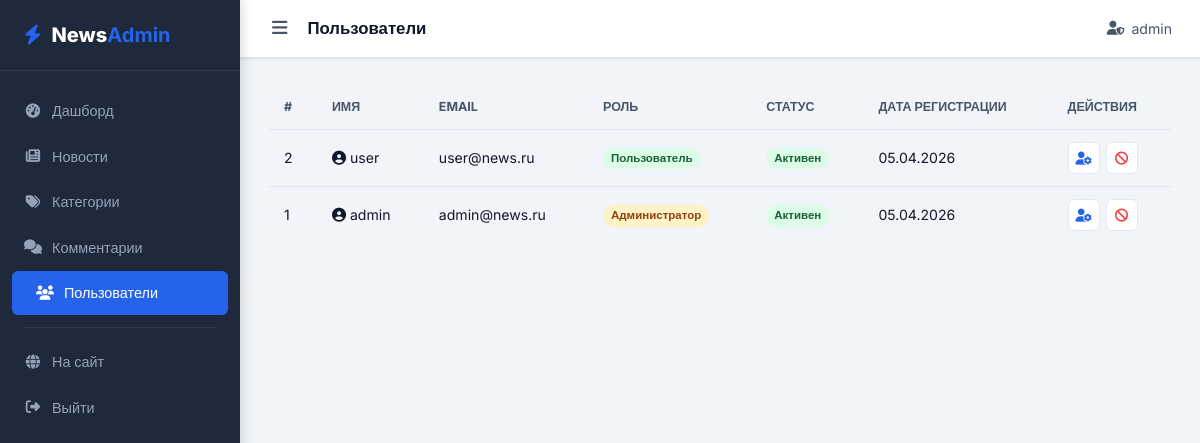
Page /admin/users (signed in) on the committed database.
### app/models/__init__.py (models this page shows, shortened)
class User(UserMixin, db.Model):
    __tablename__ = 'users'
    id = db.Column(db.Integer, primary_key=True)
    username = db.Column(db.String(64), unique=True, nullable=False)
    email = db.Column(db.String(120), unique=True, nullable=False)
    password_hash = db.Column(db.String(256), nullable=False)
    role = db.Column(db.String(20), default='user')  # Роль пользователя: 'admin' или 'user'
    avatar = db.Column(db.String(256), default='default_avatar.png')
    created_at = db.Column(db.DateTime, default=datetime.utcnow)
    is_active = db.Column(db.Boolean, default=True)
    comments = db.relationship('Comment', backref='author', lazy='dynamic', cascade='all, delete-orphan')
    likes = db.relationship('Like', backref='user', lazy='dynamic', cascade='all, delete-orphan')
    @property
    def is_admin(self):
        return self.role == 'admin'

### app/views/admin_panel.py (the view)
@admin_bp.route('/users')
@login_required
@admin_required
def users_list():
    users = User.query.order_by(User.created_at.desc()).all()
    return render_template('admin/users.html', users=users)

### app/models/__init__.py (called while the page is built)
@login_manager.user_loader
def load_user(user_id):
    return User.query.get(int(user_id))

### app/views/admin_panel.py (called while the page is built)
def admin_required(f):
    @wraps(f)
    def decorated(*args, **kwargs):
        if not current_user.is_authenticated or not current_user.is_admin:
            flash('Доступ запрещён.', 'danger')
            return redirect(url_for('main.index'))
        return f(*args, **kwargs)
    return decorated

### app/templates/admin/users.html (shortened to what this page needs)
{% extends 'admin/base_admin.html' %}
{% block page_title %}Пользователи{% endblock %}
{% block content %}
<div class="admin-table-wrap">
    <table class="admin-table">
        <thead><tr><th>#</th><th>Имя</th><th>Email</th><th>Роль</th><th>Статус</th><th>Дата регистрации</th><th>Действия</th></tr></thead>
        <tbody>
            {% for user in users %}
            <tr>
                <td>{{ user.id }}</td>
                <td><i class="fas fa-user-circle"></i> {{ user.username }}</td>
                <td>{{ user.email }}</td>
                <td>
                    {% if user.is_admin %}
                    <span class="status-badge status-featured">Администратор</span>
                    {% else %}
                    <span class="status-badge status-active">Пользователь</span>
                    {% endif %}
                </td>
                <td>
                    {% if user.is_active %}
                    <span class="status-badge status-active">Активен</span>
                    {% else %}
                    <span class="status-badge status-draft">Заблокирован</span>
                    {% endif %}
                </td>
                <td>{{ user.created_at.strftime('%d.%m.%Y') }}</td>
                <td class="actions-cell">
                    <form method="post" action="{{ url_for('admin_panel.user_toggle_role', user_id=user.id) }}" style="display:inline">
                        <button type="submit" class="action-btn action-edit" title="Изменить роль"><i class="fas fa-user-cog"></i></button>
                    </form>
                    <form method="post" action="{{ url_for('admin_panel.user_toggle_active', user_id=user.id) }}" style="display:inline">
                        <button type="submit" class="action-btn {% if user.is_active %}action-delete{% else %}action-restore{% endif %}" title="{% if user.is_active %}Заблокировать{% else %}Разблокировать{% endif %}">
                            <i class="fas fa-{% if user.is_active %}ban{% else %}check{% endif %}"></i>
                        </button>
                    </form>
                </td>
            </tr>
            {% endfor %}
        </tbody>
    </table>
</div>
{% endblock %}

### app/templates/admin/base_admin.html (shortened to what this page needs)
<!DOCTYPE html>
<html lang="ru">
<head>
    <link rel="stylesheet" href="https://cdnjs.cloudflare.com/ajax/libs/font-awesome/6.5.0/css/all.min.css">
    <link rel="stylesheet" href="{{ url_for('static', filename='css/admin.css') }}">
</head>
<body class="admin-body">
<div class="admin-layout">
    <aside class="admin-sidebar" id="adminSidebar">
        <div class="admin-logo">
            <i class="fas fa-bolt"></i>
            <span>News<strong>Admin</strong></span>
        </div>
        <nav class="admin-nav">
            <a href="{{ url_for('admin_panel.dashboard') }}" class="{% if request.endpoint == 'admin_panel.dashboard' %}active{% endif %}">
                <i class="fas fa-tachometer-alt"></i> Дашборд
            </a>
            <a href="{{ url_for('admin_panel.news_list') }}" class="{% if 'news' in request.endpoint %}active{% endif %}">
                <i class="fas fa-newspaper"></i> Новости
            </a>
            <a href="{{ url_for('admin_panel.categories_list') }}" class="{% if 'categ' in request.endpoint %}active{% endif %}">
                <i class="fas fa-tags"></i> Категории
            </a>
            <a href="{{ url_for('admin_panel.comments_list') }}" class="{% if 'comment' in request.endpoint %}active{% endif %}">
                <i class="fas fa-comments"></i> Комментарии
            </a>
            <a href="{{ url_for('admin_panel.users_list') }}" class="{% if 'user' in request.endpoint %}active{% endif %}">
                <i class="fas fa-users"></i> Пользователи
            </a>
            <div class="admin-nav-divider"></div>
            <a href="{{ url_for('main.index') }}">
                <i class="fas fa-globe"></i> На сайт
            </a>
            <a href="{{ url_for('auth.logout') }}">
                <i class="fas fa-sign-out-alt"></i> Выйти
            </a>
        </nav>
    </aside>
    <div class="admin-main">
        <header class="admin-header">
            <button class="admin-toggle" id="adminToggle"><i class="fas fa-bars"></i></button>
            <div class="admin-header-title">{% block page_title %}Панель управления{% endblock %}</div>
            <div class="admin-header-user">
                <i class="fas fa-user-shield"></i> {{ current_user.username }}
            </div>
        </header>
        <div class="admin-content">
            {% block content %}{% endblock %}
        </div>
    </div>
</div>
</body>
</html>

### app/static/css/admin.css (style rules this page uses)
*, *::before, *::after { box-sizing: border-box; margin: 0; padding: 0; }
:root { --primary: #2563eb; --primary-dark: #1d4ed8; --primary-light: #dbeafe; --dark: #0f172a; --dark2: #1e293b; --gray: #475569; --gray-light: #94a3b8; --border: #e2e8f0; --bg: #f1f5f9; --white: #fff; --success: #22c55e; --danger: #ef4444; --warning: #f59e0b; --purple: #8b5cf6; --orange: #f97316; --radius: 10px; --radius-sm: 6px; --shadow: 0 1px 3px rgba(0,0,0,.1); --shadow-md: 0 4px 6px -1px rgba(0,0,0,.1); --sidebar-width: 240px; --transition: .2s ease; }
body { font-family: 'Inter', sans-serif; background: var(--bg); color: var(--dark); line-height: 1.5; }
a { color: var(--primary); text-decoration: none; }
.admin-layout { display: flex; min-height: 100vh; }
.admin-sidebar { width: var(--sidebar-width); background: var(--dark2); position: fixed; top: 0; left: 0; height: 100vh; display: flex; flex-direction: column; z-index: 100; transition: transform var(--transition); box-shadow: 2px 0 12px rgba(0,0,0,.15); }
.admin-logo { display: flex; align-items: center; gap: 10px; padding: 20px 24px; font-size: 1.25rem; font-weight: 800; color: #fff; border-bottom: 1px solid rgba(255,255,255,.08); }
.admin-logo i { color: var(--primary); }
.admin-logo strong { color: var(--primary); }
.admin-nav { flex: 1; padding: 16px 0; overflow-y: auto; }
.admin-nav a { display: flex; align-items: center; gap: 10px; padding: 11px 24px; color: #94a3b8; font-size: .9rem; font-weight: 500; transition: all var(--transition); margin: 2px 0; }
.admin-nav a.active { color: #fff; background: var(--primary); margin: 2px 12px; border-radius: var(--radius-sm); }
.admin-nav a i { width: 18px; text-align: center; }
.admin-nav-divider { height: 1px; background: rgba(255,255,255,.08); margin: 12px 24px; }
.admin-main { flex: 1; margin-left: var(--sidebar-width); display: flex; flex-direction: column; min-height: 100vh; }
.admin-header { background: var(--white); border-bottom: 1px solid var(--border); padding: 14px 28px; display: flex; align-items: center; gap: 16px; position: sticky; top: 0; z-index: 50; box-shadow: var(--shadow); }
.admin-toggle { background: none; border: none; cursor: pointer; font-size: 1.1rem; color: var(--gray); padding: 4px; }
.admin-header-title { font-size: 1.05rem; font-weight: 700; color: var(--dark); flex: 1; }
.admin-header-user { display: flex; align-items: center; gap: 7px; font-size: .88rem; color: var(--gray); }
.admin-content { padding: 28px; flex: 1; }
.admin-table-wrap { overflow-x: auto; }
.admin-table { width: 100%; border-collapse: collapse; }
.admin-table th { background: var(--bg); padding: 12px 16px; text-align: left; font-size: .78rem; font-weight: 700; text-transform: uppercase; color: var(--gray); white-space: nowrap; }
.admin-table td { padding: 12px 16px; border-top: 1px solid var(--border); font-size: .88rem; vertical-align: middle; }
.status-badge { display: inline-flex; align-items: center; padding: 2px 8px; border-radius: 12px; font-size: .72rem; font-weight: 700; }
.status-active { background: #dcfce7; color: #166534; }
.status-featured { background: #fef3c7; color: #92400e; }
.actions-cell { display: flex; gap: 6px; align-items: center; }
.action-btn { width: 32px; height: 32px; border-radius: var(--radius-sm); border: 1px solid var(--border); background: var(--white); cursor: pointer; display: flex; align-items: center; justify-content: center; font-size: .82rem; transition: all var(--transition); }
.action-edit { color: var(--primary); }
.action-delete { color: var(--danger); }

### rows in the picture
User: username "admin", id "1", email "admin@news.ru", role "Администратор", is_active "Активен", created_at "05.04.2026"
User: id "2", username "user", email "user@news.ru", role "Пользователь", is_active "Активен", created_at "05.04.2026"
